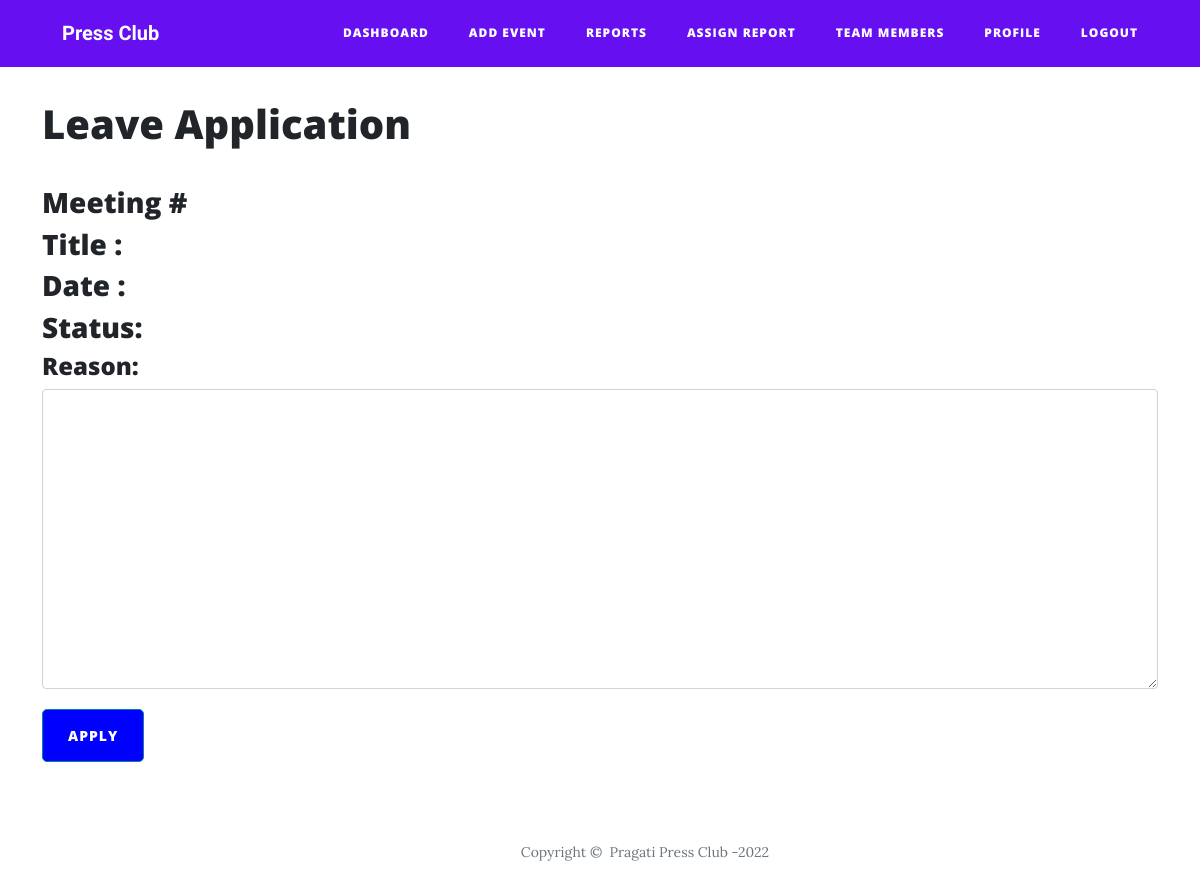
The page /leave_request/25 (signed in) on the database as committed earlier.
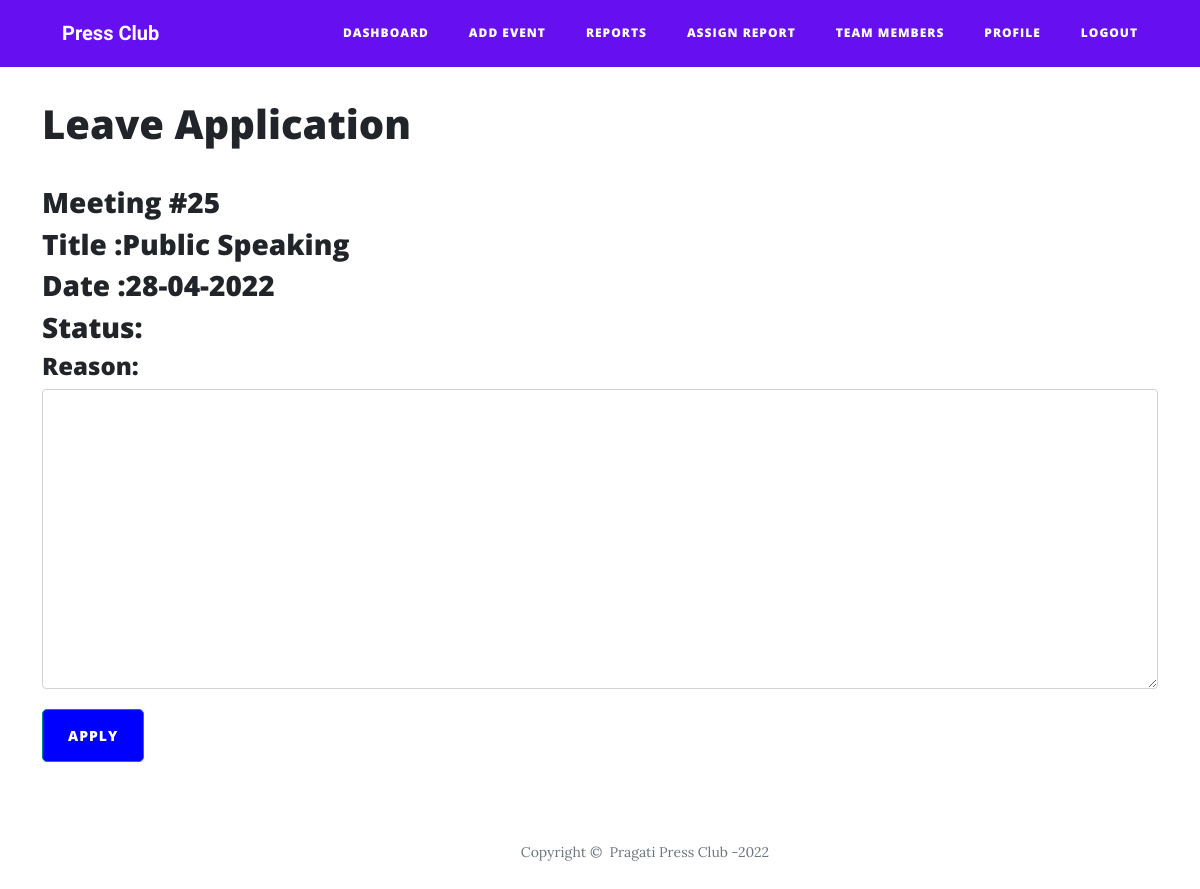
The same page on the database as committed later.
### project/models.py (models this page shows)
class Events(db.Model):
    __tablename__ = 'events'
    meeting_id = db.Column(db.Integer, primary_key=True, unique=True, nullable=False)
    title = db.Column(db.String(60), nullable=False)
    date = db.Column(db.String(20), nullable=False, unique=True)
    time = db.Column(db.String(20), nullable=False)
    venue = db.Column(db.String(60), nullable=False)
    author = db.Column(db.String(60))
    report = db.Column(db.String())
    image = db.Column(db.String(60))
    attendance = db.Column(db.Integer, default=0)

### project/sroutes.py (the view, shortened to what this page needs)
@app.route('/leave_request/<id>', methods=['GET', 'POST'])
@login_required
def leave_request(id):
    if current_user.type == 'student' or current_user.type == 'coordinator':
        return render_template('leave_request.html', event = Events.query.filter_by(meeting_id=id).first())
    else:
        return "You are not authorized to view this page"

### project/__init__.py (called while the page is built)
@app.before_request
def make_session_permanant():
    session.permanent = True
    app.permanent_session_lifetime = datetime.timedelta(hours= 24)

### project/models.py (called while the page is built)
@login_manager.user_loader
def load_user(user_id):
    return User.query.get(user_id)

### project/templates/leave_request.html (shortened to what this page needs)
{% if current_user.type == 'student' %}
    {%  extends "coordinator/coordinator_base.html" %}
{% else %}
    {% extends "student/student_base.html" %}
{% endif %}
{% block content %}
 <div class="container" style="margin-top: 100px;">
        <h1>Leave Application</h1>
    </div>
<div class = "container">
    <form method="post">
            <h3>Meeting #{{event.meeting_id}}</h3>
            <h3>Title :{{event.title}}</h3>
            <h3>Date :{{event.date}}</h3>
            <h3>Status:{{ status }}</h3>
            <h4>Reason:</h4>
   <textarea class="form-control" style="height: 300px;" name="reason" required="" ></textarea>
<button class="btn btn-primary" type="submit" style="margin-top: 20px;background: blue;border-radius: 5px;">Apply</button>
    </form>
</div>
{% endblock %}

Rows that differ between the two databases and show on the page:
added Events: meeting_id "25", title "Public Speaking", date "28-04-2022"
